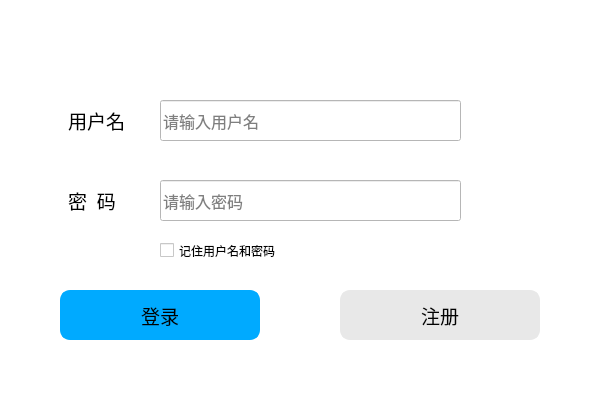
<?xml version="1.0" encoding="UTF-8"?>
<ui version="4.0">
 <class>login</class>
 <widget class="QWidget" name="login">
  <property name="geometry">
   <rect>
    <x>0</x>
    <y>0</y>
    <width>600</width>
    <height>400</height>
   </rect>
  </property>
  <property name="windowTitle">
   <string>用户登陆</string>
  </property>
  <property name="styleSheet">
   <string notr="true">background-color: rgb(255, 255, 255);</string>
  </property>
  <widget class="QPushButton" name="Button_SignIn">
   <property name="geometry">
    <rect>
     <x>60</x>
     <y>290</y>
     <width>200</width>
     <height>50</height>
    </rect>
   </property>
   <property name="font">
    <font>
     <family>宋体</family>
     <pointsize>14</pointsize>
    </font>
   </property>
   <property name="styleSheet">
    <string notr="true">background-color: rgb(0, 170, 255);
border:2px solid rgb(0, 170, 255);
border-radius:10px;</string>
   </property>
   <property name="text">
    <string>登录</string>
   </property>
  </widget>
  <widget class="QPushButton" name="Button_SignUp">
   <property name="geometry">
    <rect>
     <x>340</x>
     <y>290</y>
     <width>200</width>
     <height>50</height>
    </rect>
   </property>
   <property name="font">
    <font>
     <family>宋体</family>
     <pointsize>14</pointsize>
    </font>
   </property>
   <property name="styleSheet">
    <string notr="true">background-color: rgb(232, 232, 232);
border:2px solid rgb(232, 232, 232);
border-radius:10px;</string>
   </property>
   <property name="text">
    <string>注册</string>
   </property>
  </widget>
  <widget class="QLineEdit" name="Input_User">
   <property name="geometry">
    <rect>
     <x>160</x>
     <y>100</y>
     <width>301</width>
     <height>41</height>
    </rect>
   </property>
   <property name="font">
    <font>
     <family>楷体</family>
     <pointsize>12</pointsize>
    </font>
   </property>
   <property name="tabletTracking">
    <bool>false</bool>
   </property>
   <property name="echoMode">
    <enum>QLineEdit::Normal</enum>
   </property>
   <property name="cursorPosition">
    <number>0</number>
   </property>
   <property name="placeholderText">
    <string>请输入用户名</string>
   </property>
   <property name="cursorMoveStyle">
    <enum>Qt::LogicalMoveStyle</enum>
   </property>
  </widget>
  <widget class="QLineEdit" name="Input_Password">
   <property name="geometry">
    <rect>
     <x>160</x>
     <y>180</y>
     <width>301</width>
     <height>41</height>
    </rect>
   </property>
   <property name="font">
    <font>
     <family>楷体</family>
     <pointsize>12</pointsize>
    </font>
   </property>
   <property name="echoMode">
    <enum>QLineEdit::Password</enum>
   </property>
   <property name="placeholderText">
    <string>请输入密码</string>
   </property>
  </widget>
  <widget class="QLabel" name="Lable_User">
   <property name="geometry">
    <rect>
     <x>68</x>
     <y>100</y>
     <width>91</width>
     <height>40</height>
    </rect>
   </property>
   <property name="font">
    <font>
     <family>宋体</family>
     <pointsize>14</pointsize>
    </font>
   </property>
   <property name="text">
    <string>用户名</string>
   </property>
  </widget>
  <widget class="QLabel" name="Lable_Password">
   <property name="geometry">
    <rect>
     <x>68</x>
     <y>180</y>
     <width>91</width>
     <height>40</height>
    </rect>
   </property>
   <property name="font">
    <font>
     <family>宋体</family>
     <pointsize>14</pointsize>
    </font>
   </property>
   <property name="text">
    <string>密  码</string>
   </property>
  </widget>
  <widget class="QCheckBox" name="CheckBox_UserRe">
   <property name="geometry">
    <rect>
     <x>160</x>
     <y>240</y>
     <width>201</width>
     <height>21</height>
    </rect>
   </property>
   <property name="text">
    <string>记住用户名和密码</string>
   </property>
  </widget>
  <widget class="QLabel" name="Logo">
   <property name="geometry">
    <rect>
     <x>80</x>
     <y>20</y>
     <width>441</width>
     <height>61</height>
    </rect>
   </property>
   <property name="styleSheet">
    <string notr="true">background-image: url(:/new/Pic_/Picture/Logo_Signin.png);
background-repeat: no-repeat;
background-position: center;</string>
   </property>
   <property name="text">
    <string/>
   </property>
  </widget>
 </widget>
 <resources/>
 <connections/>
</ui>
